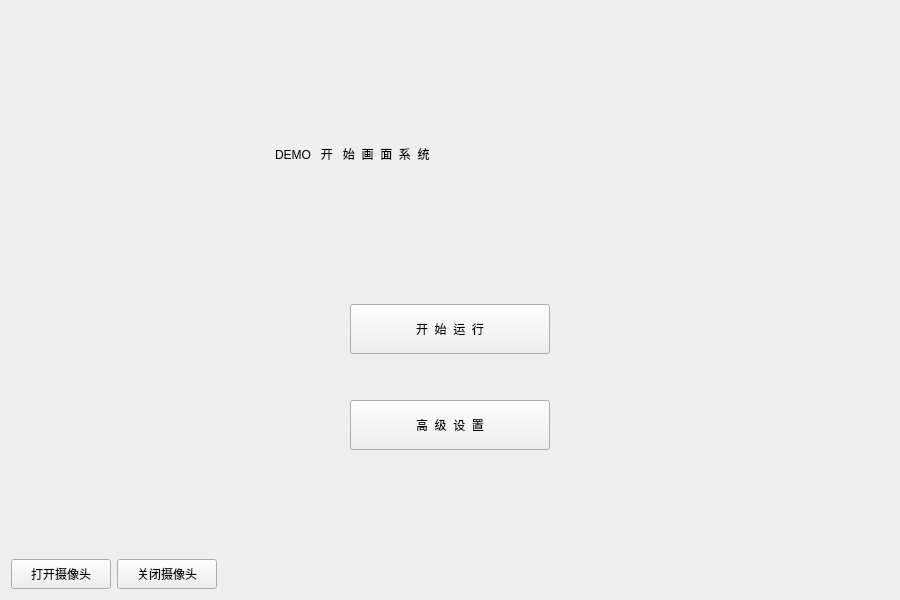
<?xml version="1.0" encoding="UTF-8"?>
<ui version="4.0">
 <class>home</class>
 <widget class="QWidget" name="home">
  <property name="geometry">
   <rect>
    <x>0</x>
    <y>0</y>
    <width>900</width>
    <height>600</height>
   </rect>
  </property>
  <property name="minimumSize">
   <size>
    <width>0</width>
    <height>0</height>
   </size>
  </property>
  <property name="windowTitle">
   <string>Form</string>
  </property>
  <property name="windowIcon">
   <iconset resource="resource.qrc">
    <normaloff>:/icon.ico</normaloff>:/icon.ico</iconset>
  </property>
  <layout class="QVBoxLayout" name="verticalLayout_2">
   <item>
    <spacer name="verticalSpacer_4">
     <property name="orientation">
      <enum>Qt::Vertical</enum>
     </property>
     <property name="sizeHint" stdset="0">
      <size>
       <width>20</width>
       <height>40</height>
      </size>
     </property>
    </spacer>
   </item>
   <item>
    <layout class="QHBoxLayout" name="horizontalLayout_3">
     <item>
      <spacer name="horizontalSpacer_6">
       <property name="orientation">
        <enum>Qt::Horizontal</enum>
       </property>
       <property name="sizeHint" stdset="0">
        <size>
         <width>40</width>
         <height>20</height>
        </size>
       </property>
      </spacer>
     </item>
     <item>
      <widget class="QLabel" name="label">
       <property name="minimumSize">
        <size>
         <width>350</width>
         <height>80</height>
        </size>
       </property>
       <property name="styleSheet">
        <string notr="true">font: 63 20pt &quot;Ubuntu&quot;;</string>
       </property>
       <property name="text">
        <string>DEMO   开   始  画  面  系  统</string>
       </property>
      </widget>
     </item>
     <item>
      <spacer name="horizontalSpacer_7">
       <property name="orientation">
        <enum>Qt::Horizontal</enum>
       </property>
       <property name="sizeHint" stdset="0">
        <size>
         <width>40</width>
         <height>20</height>
        </size>
       </property>
      </spacer>
     </item>
    </layout>
   </item>
   <item>
    <spacer name="verticalSpacer_2">
     <property name="orientation">
      <enum>Qt::Vertical</enum>
     </property>
     <property name="sizeHint" stdset="0">
      <size>
       <width>20</width>
       <height>91</height>
      </size>
     </property>
    </spacer>
   </item>
   <item>
    <layout class="QHBoxLayout" name="horizontalLayout_2">
     <item>
      <spacer name="horizontalSpacer_4">
       <property name="orientation">
        <enum>Qt::Horizontal</enum>
       </property>
       <property name="sizeHint" stdset="0">
        <size>
         <width>40</width>
         <height>20</height>
        </size>
       </property>
      </spacer>
     </item>
     <item>
      <layout class="QVBoxLayout" name="verticalLayout">
       <item>
        <widget class="QPushButton" name="pushButton_start">
         <property name="minimumSize">
          <size>
           <width>200</width>
           <height>50</height>
          </size>
         </property>
         <property name="toolTip">
          <string>&lt;!DOCTYPE HTML PUBLIC &quot;-//W3C//DTD HTML 4.0//EN&quot; &quot;http://www.w3.org/TR/REC-html40/strict.dtd&quot;&gt;
&lt;html&gt;&lt;head&gt;&lt;meta name=&quot;qrichtext&quot; content=&quot;1&quot; /&gt;&lt;style type=&quot;text/css&quot;&gt;
p, li { white-space: pre-wrap; }
&lt;/style&gt;&lt;/head&gt;&lt;body style=&quot; font-family:'Century Schoolbook L'; font-size:20pt; font-weight:72; font-style:normal;&quot;&gt;
&lt;p align=&quot;center&quot; style=&quot; margin-top:12px; margin-bottom:12px; margin-left:0px; margin-right:0px; -qt-block-indent:0; text-indent:0px;&quot;&gt;&lt;span style=&quot; font-weight:600;&quot;&gt;开 始 运 行&lt;/span&gt;&lt;/p&gt;&lt;/body&gt;&lt;/html&gt;</string>
         </property>
         <property name="styleSheet">
          <string notr="true">font: 75 20pt &quot;Century Schoolbook L&quot;;</string>
         </property>
         <property name="text">
          <string>开  始  运  行</string>
         </property>
        </widget>
       </item>
       <item>
        <spacer name="verticalSpacer">
         <property name="orientation">
          <enum>Qt::Vertical</enum>
         </property>
         <property name="sizeHint" stdset="0">
          <size>
           <width>20</width>
           <height>40</height>
          </size>
         </property>
        </spacer>
       </item>
       <item>
        <widget class="QPushButton" name="pushButton_config">
         <property name="minimumSize">
          <size>
           <width>0</width>
           <height>50</height>
          </size>
         </property>
         <property name="styleSheet">
          <string notr="true">font: 75 20pt &quot;Century Schoolbook L&quot;;</string>
         </property>
         <property name="text">
          <string>高  级  设  置</string>
         </property>
        </widget>
       </item>
      </layout>
     </item>
     <item>
      <spacer name="horizontalSpacer_5">
       <property name="orientation">
        <enum>Qt::Horizontal</enum>
       </property>
       <property name="sizeHint" stdset="0">
        <size>
         <width>40</width>
         <height>20</height>
        </size>
       </property>
      </spacer>
     </item>
    </layout>
   </item>
   <item>
    <spacer name="verticalSpacer_3">
     <property name="orientation">
      <enum>Qt::Vertical</enum>
     </property>
     <property name="sizeHint" stdset="0">
      <size>
       <width>20</width>
       <height>91</height>
      </size>
     </property>
    </spacer>
   </item>
   <item>
    <layout class="QHBoxLayout" name="horizontalLayout">
     <item>
      <widget class="QPushButton" name="pushButton_opencamera">
       <property name="minimumSize">
        <size>
         <width>100</width>
         <height>30</height>
        </size>
       </property>
       <property name="text">
        <string>打开摄像头</string>
       </property>
      </widget>
     </item>
     <item>
      <widget class="QPushButton" name="pushButton_closecamera">
       <property name="minimumSize">
        <size>
         <width>100</width>
         <height>30</height>
        </size>
       </property>
       <property name="text">
        <string>关闭摄像头</string>
       </property>
      </widget>
     </item>
     <item>
      <spacer name="horizontalSpacer_2">
       <property name="orientation">
        <enum>Qt::Horizontal</enum>
       </property>
       <property name="sizeHint" stdset="0">
        <size>
         <width>40</width>
         <height>20</height>
        </size>
       </property>
      </spacer>
     </item>
    </layout>
   </item>
  </layout>
 </widget>
 <tabstops>
  <tabstop>pushButton_start</tabstop>
  <tabstop>pushButton_config</tabstop>
  <tabstop>pushButton_opencamera</tabstop>
  <tabstop>pushButton_closecamera</tabstop>
 </tabstops>
 <resources>
  <include location="resource.qrc"/>
 </resources>
 <connections/>
</ui>
